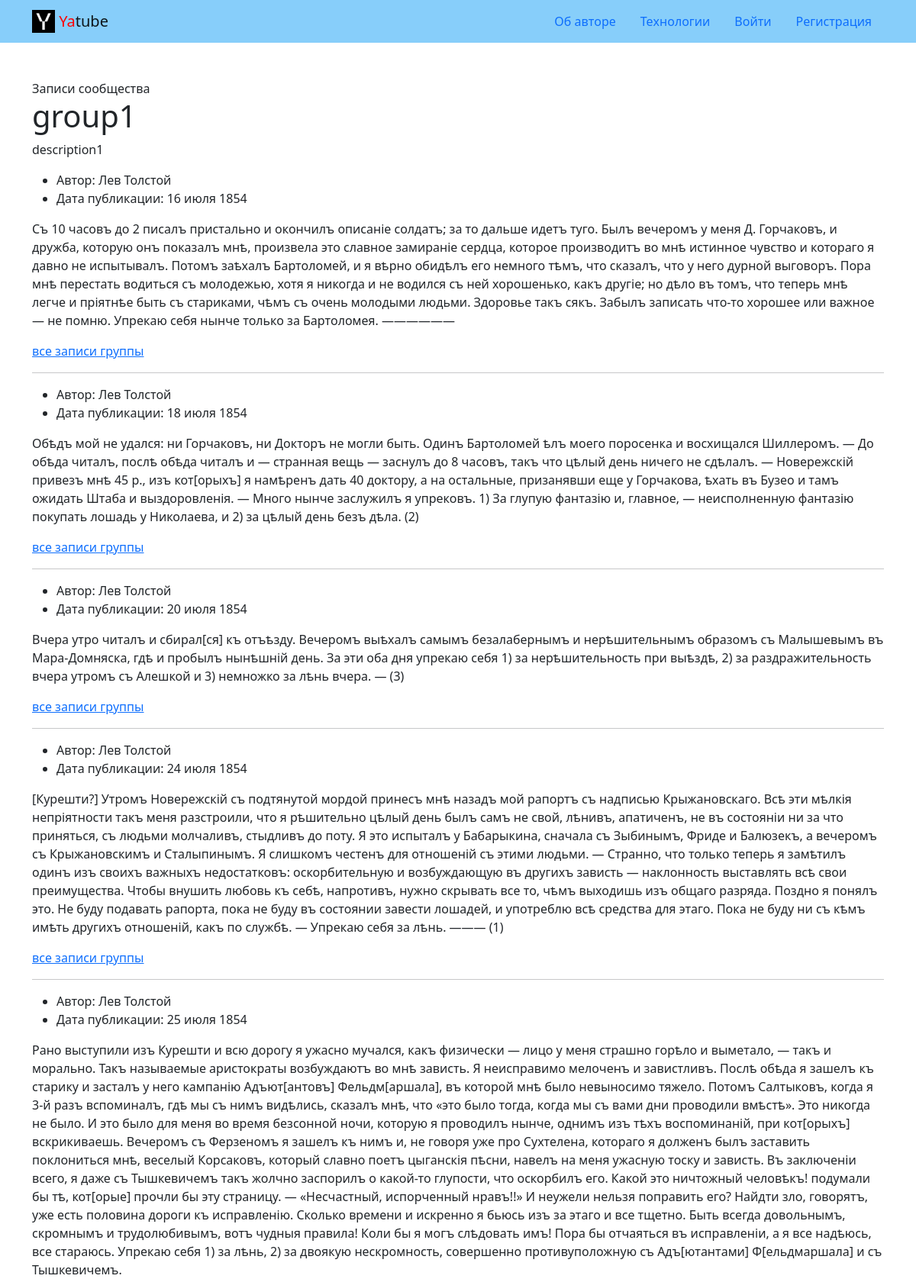
The page /group/group1/ (upper part) on the database its author committed.
### posts/models.py (models this page shows, shortened)
class Group(models.Model):
    title = models.CharField(max_length=200)
    slug = models.SlugField(max_length=200, unique=True)
    description = models.TextField()

class Post(models.Model):
    text = models.TextField()
    pub_date = models.DateTimeField('date published', auto_now_add=True)
    author = models.ForeignKey(
        User,
        on_delete=models.CASCADE,
        related_name='posts'
    )
    group = models.ForeignKey(
        Group,
        on_delete=models.SET_NULL,
        max_length=50,
        related_name='posts',
        blank=True,
        null=True
    )

### posts/views.py (the view)
# urls.py: path('group/<slug:slug>/', views.group_posts, name='group'),
def group_posts(request, slug):
    group = get_object_or_404(Group, slug=slug)
    posts = group.posts.all()
    paginator = Paginator(posts, 10)
    page_number = request.GET.get('page')
    page_obj = paginator.get_page(page_number)
    context = {
        'group': group,
        'page_obj': page_obj,
    }
    return render(request, 'posts/group_list.html', context)

### templates/posts/group_list.html (shortened to what this page needs)
{% extends 'base.html' %}
{% block content %}
<main>
  <div class="container py-5">
    Записи сообщества
    <h1>{{ group.title }}</h1>
    <p>{{ group.description }}</p>
      {% for post in page_obj %}
        <ul>
          <li>
            Автор: {{ post.author.get_full_name }}
          </li>
          <li>
            Дата публикации: {{ post.pub_date|date:"d E Y" }}
          </li>
        </ul>
      <p>{{ post.text }}</p>
      {% if post.group %}
      <a href="{% url 'posts:group' slug=post.group.slug %}">все записи группы</a>
      {% endif %}
      {% if not forloop.last %}<hr>{% endif %}
      {% endfor %}
  </div>
</main>
{% endblock %}

### rows shown on the page
Group: title "group1", description "description1"
Post: author.get_full_name "Лев Толстой", pub_date "16 июля 1854", text "Съ 10 часовъ до 2 писалъ пристально и окончилъ описаніе солдатъ; за то дальше идетъ туго. Былъ вечеромъ у меня Д. Горчаковъ, и дружба, которую онъ показалъ мнѣ, произвела это славное замираніе сердца, которое производитъ во мнѣ истинное чувство и котораго я давно не испытывалъ. Потомъ заѣхалъ Бартоломей, и я вѣрно обидѣлъ его немного тѣмъ, что сказалъ, что у него дурной выговоръ. Пора мнѣ перестать водиться съ молодежью, хотя я никогда и не водился съ ней хорошенько, какъ другіе; но дѣло въ томъ, что теперь мнѣ легче и пріятнѣе быть съ стариками, чѣмъ съ очень молодыми людьми. Здоровье такъ сякъ. Забылъ записать что-то хорошее или важное — не помню. Упрекаю себя нынче только за Бартоломея.…", shows "все записи группы"
Post: author.get_full_name "Лев Толстой", pub_date "18 июля 1854", text "Обѣдъ мой не удался: ни Горчаковъ, ни Докторъ не могли быть. Одинъ Бартоломей ѣлъ моего поросенка и восхищался Шиллеромъ. — До обѣда читалъ, послѣ обѣда читалъ и — странная вещь — заснулъ до 8 часовъ, такъ что цѣлый день ничего не сдѣлалъ. — Новережскій привезъ мнѣ 45 р., изъ кот[орыхъ] я намѣренъ дать 40 доктору, а на остальные, призанявши еще у Горчакова, ѣхать въ Бузео и тамъ ожидать Штаба и выздоровленія. — Много нынче заслужилъ я упрековъ. 1) За глупую фантазію и, главное, — неисполненную фантазію покупать лошадь у Николаева, и 2) за цѣлый день безъ дѣла. (2)", shows "все записи группы"
Post: author.get_full_name "Лев Толстой", pub_date "20 июля 1854", text "Вчера утро читалъ и сбирал[ся] къ отъѣзду. Вечеромъ выѣхалъ самымъ безалабернымъ и нерѣшительнымъ образомъ съ Малышевымъ въ Мара-Домняска, гдѣ и пробылъ нынѣшній день. За эти оба дня упрекаю себя 1) за нерѣшительность при выѣздѣ, 2) за раздражительность вчера утромъ съ Алешкой и 3) немножко за лѣнь вчера. — (3)", shows "все записи группы"
Post: author.get_full_name "Лев Толстой", pub_date "24 июля 1854", text "[Курешти?] Утромъ Новережскій съ подтянутой мордой принесъ мнѣ назадъ мой рапортъ съ надписью Крыжановскаго. Всѣ эти мѣлкія непріятности такъ меня разстроили, что я рѣшительно цѣлый день былъ самъ не свой, лѣнивъ, апатиченъ, не въ состояніи ни за что приняться, съ людьми молчаливъ, стыдливъ до поту. Я это испыталъ у Бабарыкина, сначала съ Зыбинымъ, Фриде и Балюзекъ, а вечеромъ съ Крыжановскимъ и Сталыпинымъ. Я слишкомъ честенъ для отношеній съ этими людьми. — Странно, что только теперь я замѣтилъ одинъ изъ своихъ важныхъ недостатковъ: оскорбительную и возбуждающую въ другихъ зависть — наклонность выставлять всѣ свои преимущества. Чтобы внушить любовь къ себѣ, напротивъ, нужно скрывать все…", shows "все записи группы"
Post: author.get_full_name "Лев Толстой", pub_date "25 июля 1854", text "Рано выступили изъ Курешти и всю дорогу я ужасно мучался, какъ физически — лицо у меня страшно горѣло и выметало, — такъ и морально. Такъ называемые аристократы возбуждаютъ во мнѣ зависть. Я неисправимо мелоченъ и завистливъ. Послѣ обѣда я зашелъ къ старику и засталъ у него кампанію Адъют[антовъ] Фельдм[аршала], въ которой мнѣ было невыносимо тяжело. Потомъ Салтыковъ, когда я 3-й разъ вспоминалъ, гдѣ мы съ нимъ видѣлись, сказалъ мнѣ, что «это было тогда, когда мы съ вами дни проводили вмѣстѣ». Это никогда не было. И это было для меня во время безсонной ночи, которую я проводилъ нынче, однимъ изъ тѣхъ воспоминаній, при кот[орыхъ] вскрикиваешь. Вечеромъ съ Ферзеномъ я зашелъ къ нимъ и, не…"
